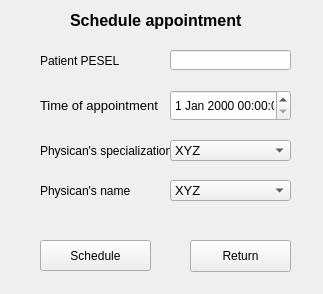
<?xml version="1.0" encoding="UTF-8"?>
<ui version="4.0">
 <class>ScheduleAppointment</class>
 <widget class="QWidget" name="ScheduleAppointment">
  <property name="geometry">
   <rect>
    <x>0</x>
    <y>0</y>
    <width>323</width>
    <height>294</height>
   </rect>
  </property>
  <property name="windowTitle">
   <string>Form</string>
  </property>
  <widget class="QPushButton" name="push_button_schedule">
   <property name="geometry">
    <rect>
     <x>40</x>
     <y>240</y>
     <width>111</width>
     <height>31</height>
    </rect>
   </property>
   <property name="text">
    <string>Schedule</string>
   </property>
  </widget>
  <widget class="QLabel" name="label_pesel">
   <property name="geometry">
    <rect>
     <x>40</x>
     <y>50</y>
     <width>91</width>
     <height>21</height>
    </rect>
   </property>
   <property name="font">
    <font>
     <pointsize>9</pointsize>
    </font>
   </property>
   <property name="text">
    <string>Patient PESEL</string>
   </property>
  </widget>
  <widget class="QLabel" name="label_time">
   <property name="geometry">
    <rect>
     <x>40</x>
     <y>90</y>
     <width>121</width>
     <height>31</height>
    </rect>
   </property>
   <property name="font">
    <font>
     <pointsize>10</pointsize>
    </font>
   </property>
   <property name="text">
    <string>Time of appointment</string>
   </property>
  </widget>
  <widget class="QLabel" name="label_specialization">
   <property name="geometry">
    <rect>
     <x>40</x>
     <y>140</y>
     <width>131</width>
     <height>21</height>
    </rect>
   </property>
   <property name="font">
    <font>
     <pointsize>9</pointsize>
    </font>
   </property>
   <property name="text">
    <string>Physican's specialization</string>
   </property>
  </widget>
  <widget class="QLineEdit" name="line_edit_pesel">
   <property name="geometry">
    <rect>
     <x>170</x>
     <y>50</y>
     <width>121</width>
     <height>20</height>
    </rect>
   </property>
  </widget>
  <widget class="QComboBox" name="combo_box_specialization">
   <property name="geometry">
    <rect>
     <x>170</x>
     <y>140</y>
     <width>121</width>
     <height>21</height>
    </rect>
   </property>
   <property name="font">
    <font>
     <pointsize>10</pointsize>
    </font>
   </property>
   <item>
    <property name="text">
     <string>XYZ</string>
    </property>
   </item>
  </widget>
  <widget class="QLabel" name="label_header">
   <property name="geometry">
    <rect>
     <x>70</x>
     <y>10</y>
     <width>201</width>
     <height>20</height>
    </rect>
   </property>
   <property name="font">
    <font>
     <pointsize>12</pointsize>
     <weight>75</weight>
     <bold>true</bold>
     <underline>false</underline>
    </font>
   </property>
   <property name="text">
    <string>Schedule appointment</string>
   </property>
  </widget>
  <widget class="QDateTimeEdit" name="date_time_edit">
   <property name="geometry">
    <rect>
     <x>170</x>
     <y>90</y>
     <width>121</width>
     <height>31</height>
    </rect>
   </property>
  </widget>
  <widget class="QLabel" name="label_physicans_name">
   <property name="geometry">
    <rect>
     <x>40</x>
     <y>180</y>
     <width>121</width>
     <height>21</height>
    </rect>
   </property>
   <property name="font">
    <font>
     <pointsize>9</pointsize>
    </font>
   </property>
   <property name="text">
    <string>Physican's name</string>
   </property>
  </widget>
  <widget class="QComboBox" name="combo_box_physicans_name">
   <property name="geometry">
    <rect>
     <x>170</x>
     <y>180</y>
     <width>121</width>
     <height>21</height>
    </rect>
   </property>
   <property name="font">
    <font>
     <pointsize>10</pointsize>
    </font>
   </property>
   <item>
    <property name="text">
     <string>XYZ</string>
    </property>
   </item>
  </widget>
  <widget class="QPushButton" name="return_push_button">
   <property name="geometry">
    <rect>
     <x>190</x>
     <y>240</y>
     <width>101</width>
     <height>32</height>
    </rect>
   </property>
   <property name="text">
    <string>Return</string>
   </property>
  </widget>
 </widget>
 <resources/>
 <connections/>
</ui>
